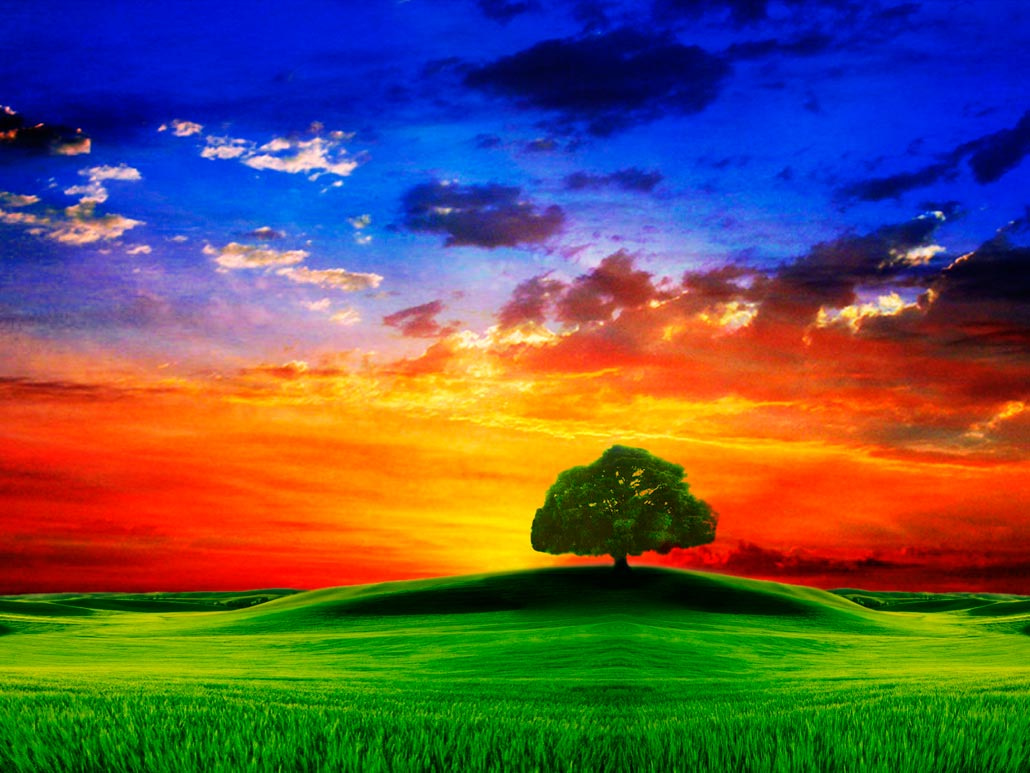
//> input picture 1556708032_1.jpg, 1030 x 773 px
$ ./video_hist   (built with g++ and OpenCV 4)
//> lines starting //> are read from the running program, lines starting //| are printed output that depends on the picture
//
// Created by Мария Ульянова on 11.10.2022.
//
#include <iostream>
#include "opencv2/opencv.hpp"


using namespace std;
using namespace cv;

int main() {
    Mat A = imread("/Users/mariaulanova/CLionProjects/Cpp-OpenCV/1556708032_1.jpg", IMREAD_COLOR); // here we'll know the method used (allocate matrix)
//> A is the input picture: 773 rows x 1030 cols, CV_8UC3; mean B, G, R 83.4, 86.6, 98.9
    if( A.empty() )
    {
        return EXIT_FAILURE;
    }
    vector<Mat> bgr_planes;
    split( A, bgr_planes );
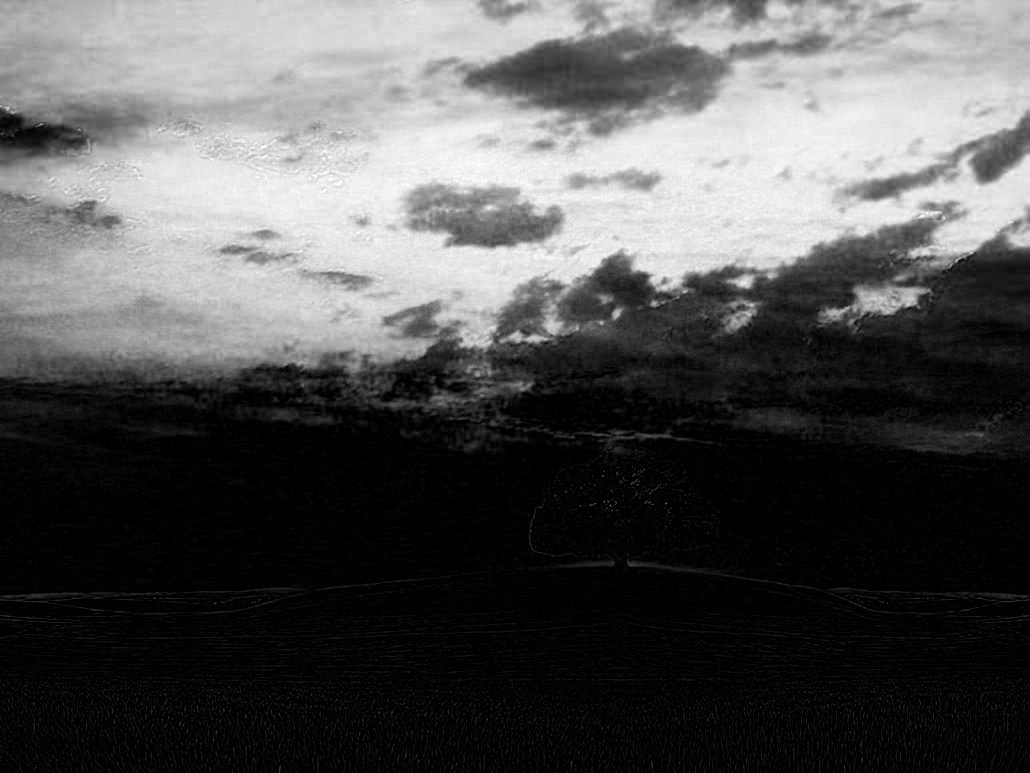
//> bgr_planes[0]: 773 rows x 1030 cols, CV_8UC1; min 0, max 255, mean 83.4
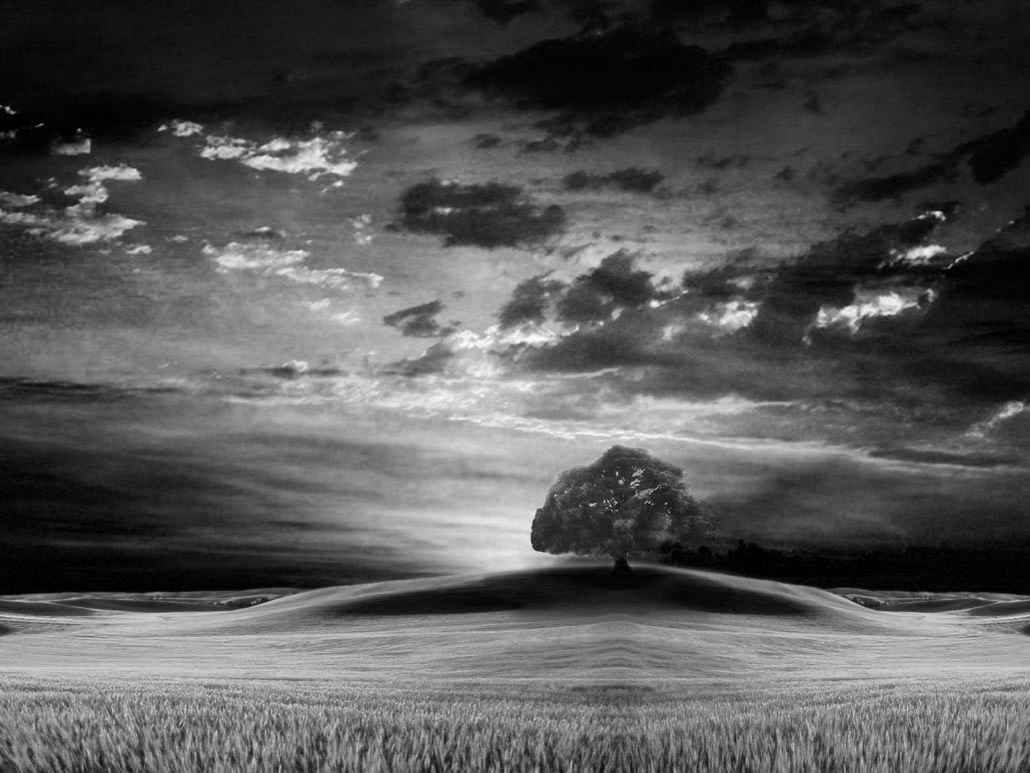
//> bgr_planes[1]: 773 rows x 1030 cols, CV_8UC1; min 0, max 255, mean 86.6
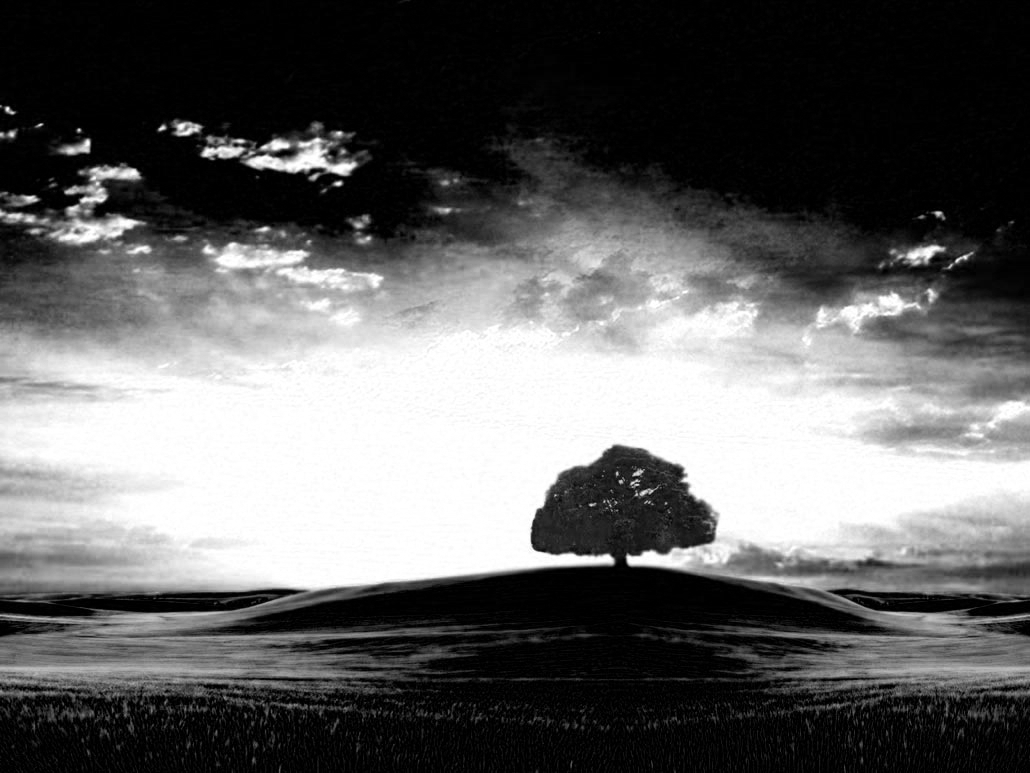
//> bgr_planes[2]: 773 rows x 1030 cols, CV_8UC1; min 0, max 255, mean 98.9
    int histSize = 256;
    float range[] = { 0, 256 }; //the upper boundary is exclusive
    const float* histRange[] = { range };
    bool uniform = true, accumulate = false;
    Mat b_hist, g_hist, r_hist;
    calcHist( &bgr_planes[0], 1, 0, Mat(), b_hist, 1, &histSize, histRange, uniform, accumulate );
//> b_hist = 256 values, max 122735 at index 0, min 7 at index 254, mean 3110.1
    calcHist( &bgr_planes[1], 1, 0, Mat(), g_hist, 1, &histSize, histRange, uniform, accumulate );
//> g_hist = 256 values, max 9135 at index 5, min 3 at index 252, mean 3110.1
    calcHist( &bgr_planes[2], 1, 0, Mat(), r_hist, 1, &histSize, histRange, uniform, accumulate );
//> r_hist = 256 values, max 119722 at index 0, min 1126 at index 85, mean 3110.1
    int hist_w = 512, hist_h = 400;
    int bin_w = cvRound( (double) hist_w/histSize )*10;
    Mat histImage_r( hist_h, hist_w, CV_8UC3, Scalar( 0,0,0) );
    Mat histImage_b( hist_h, hist_w, CV_8UC3, Scalar( 0,0,0) );
    Mat histImage_g( hist_h, hist_w, CV_8UC3, Scalar( 0,0,0) );

    normalize(b_hist, b_hist, 0, histImage_b.rows, NORM_MINMAX, -1, Mat() );
//> b_hist = 256 values, max 400 at index 0, min 0 at index 254, mean 10.11
    normalize(g_hist, g_hist, 0, histImage_g.rows, NORM_MINMAX, -1, Mat() );
//> g_hist = 256 values, max 400 at index 5, min 0 at index 252, mean 136.1
    normalize(r_hist, r_hist, 0, histImage_r.rows, NORM_MINMAX, -1, Mat() );
//> r_hist = 256 values, max 400 at index 0, min 0 at index 85, mean 6.69
    for( int i = 0; i < histSize; i++ )
    {

        line( histImage_b, Point( bin_w*(i), hist_h ),
              Point( bin_w*(i), hist_h - cvRound(b_hist.at<float>(i)) ),
              Scalar( 255, 0, 0), 2, 8, 0  );
        line( histImage_g, Point( bin_w*(i), hist_h ),
              Point( bin_w*(i), hist_h - cvRound(g_hist.at<float>(i)) ),
              Scalar( 0, 255, 0), 2, 8, 0  );
        line( histImage_r, Point( bin_w*(i), hist_h ),
              Point( bin_w*(i), hist_h - cvRound(r_hist.at<float>(i)) ),
              Scalar( 0, 0, 255), 2, 8, 0  );
    }
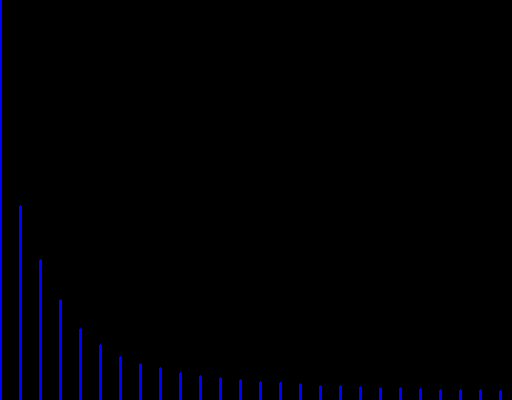
//> histImage_b: 400 rows x 512 cols, CV_8UC3; mean B, G, R 4.5, 0, 0
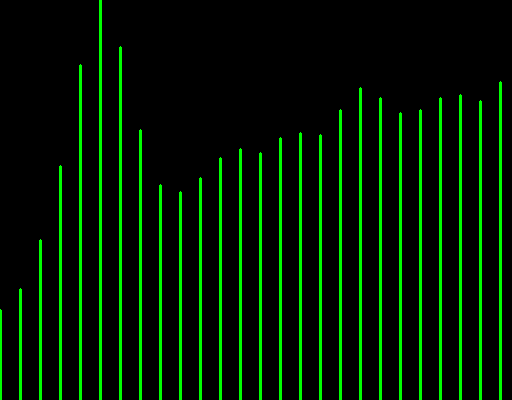
//> histImage_g: 400 rows x 512 cols, CV_8UC3; mean B, G, R 0, 25.5, 0
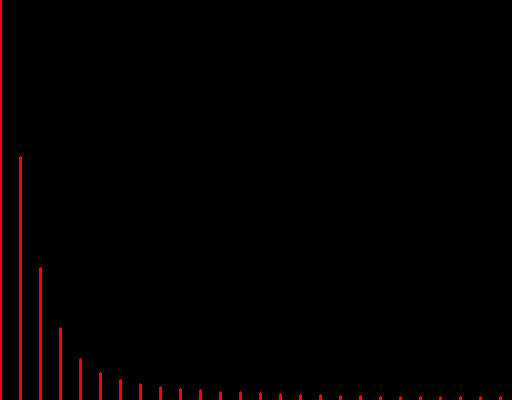
//> histImage_r: 400 rows x 512 cols, CV_8UC3; mean B, G, R 0, 0, 3.5
    imshow("Source image", A );
    imshow("calcHist r", histImage_r );
    imshow("calcHist b", histImage_b );
    imshow("calcHist g", histImage_g );

    waitKey();

    return EXIT_SUCCESS;

}
